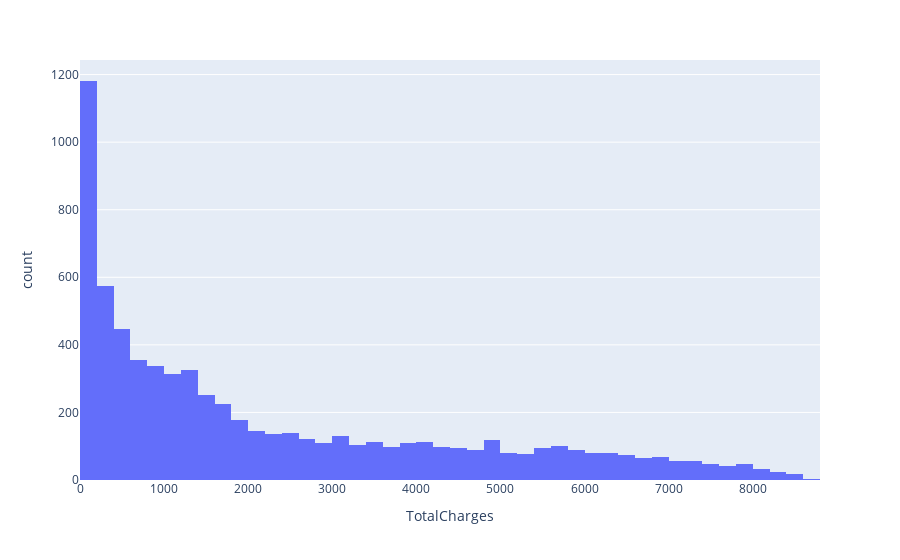

This figure's notebook cell:
### Code cell
px.histogram(df,'TotalCharges')

### Figure 1 — Plotly figure (JSON) as saved in the notebook; plotly's stock layout.template omitted (floating-point values rounded to 4 significant figures; data arrays with more than 128 entries replaced by an {"elided": "..."} marker saying what was removed)
{"data": [{"alignmentgroup": "True", "bingroup": "x", "hovertemplate": "TotalCharges=%{x}<br>count=%{y}<extra></extra>", "legendgroup": "", "marker": {"color": "#636efa", "pattern": {"shape": ""}}, "name": "", "offsetgroup": "", "orientation": "v", "showlegend": false, "type": "histogram", "x": {"elided": "7043 float values"}, "xaxis": "x", "yaxis": "y"}], "layout": {"barmode": "relative", "legend": {"tracegroupgap": 0}, "margin": {"t": 60}, "xaxis": {"anchor": "y", "domain": [0, 1], "title": {"text": "TotalCharges"}}, "yaxis": {"anchor": "x", "domain": [0, 1], "title": {"text": "count"}}}}
